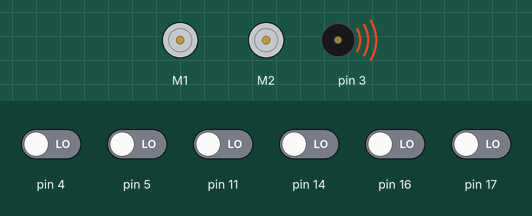
Recording of a sketch running on a simulated Arduino Uno, built with avr-gcc and run on an emulated ATmega328P. Shown: 2 × DC motor (green arrow = forward, orange = backward, longer = faster), buzzer (waves = sounding). Inputs (shaded band) come from the test bench; at power-on: pin 4, pin 5, pin 11, pin 14, pin 16, pin 17 LOW.

Above: at 7.3 s.
Timing chart, 0 to 10.3 s (numbered marks = the images above):
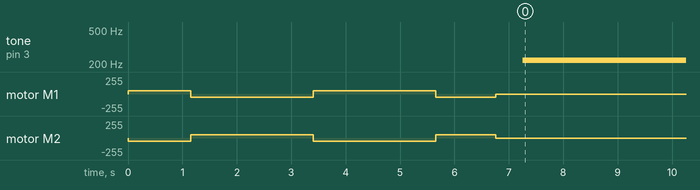

Measured:
- by itself, tone on pin 3: silent → 220 Hz at 7.3 s

The sketch:

read_line_method.ino
```cpp
#include <Wire.h>
#include <ZumoShield.h>

ZumoMotors motors;
ZumoReflectanceSensorArray linesensors(QTR_NO_EMITTER_PIN);
ZumoBuzzer buzzer;

void setup() {
  int i;
  int spin_direction = 1;
  motors.setSpeeds(80*spin_direction, -80*spin_direction);
  for(i = 0; i<150; i++){
    linesensors.calibrate();
    if(i%50 == 25){ // every 50 loops, starting on loop 25...
      spin_direction = -spin_direction;
      motors.setSpeeds(80*spin_direction, -80*spin_direction);
    }
    delay(20);
  }
  motors.setSpeeds(0,0);
  delay(500);
}

unsigned int sensor_vals[6];
void loop() {
  int line_position = linesensors.readLine(sensor_vals);
  int frequency = 220 + ((float)line_position / 5000) * 660;
  buzzer.playFrequency(frequency, 100, 15);
  while (buzzer.isPlaying());
}
```
